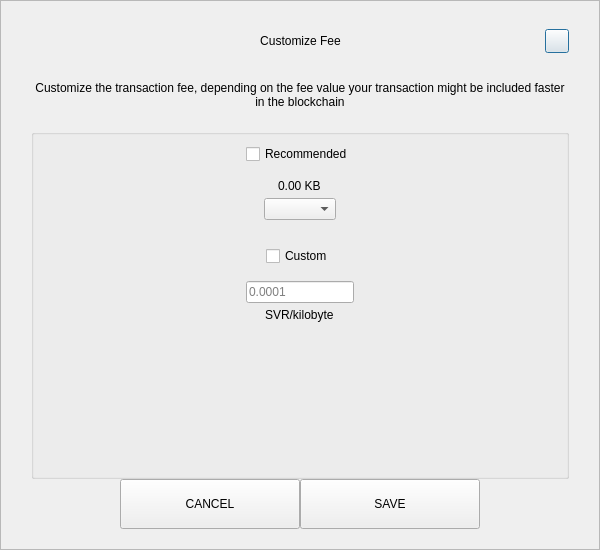
<?xml version="1.0" encoding="UTF-8"?>
<ui version="4.0">
 <class>SendCustomFeeDialog</class>
 <widget class="QDialog" name="SendCustomFeeDialog">
  <property name="geometry">
   <rect>
    <x>0</x>
    <y>0</y>
    <width>600</width>
    <height>550</height>
   </rect>
  </property>
  <property name="windowTitle">
   <string>Form</string>
  </property>
  <layout class="QVBoxLayout" name="verticalLayout_3">
   <property name="spacing">
    <number>0</number>
   </property>
   <property name="leftMargin">
    <number>0</number>
   </property>
   <property name="topMargin">
    <number>0</number>
   </property>
   <property name="rightMargin">
    <number>0</number>
   </property>
   <property name="bottomMargin">
    <number>0</number>
   </property>
   <item>
    <widget class="QFrame" name="frame">
     <property name="styleSheet">
      <string notr="true"/>
     </property>
     <property name="frameShape">
      <enum>QFrame::StyledPanel</enum>
     </property>
     <property name="frameShadow">
      <enum>QFrame::Raised</enum>
     </property>
     <layout class="QVBoxLayout" name="verticalLayout_2">
      <property name="spacing">
       <number>0</number>
      </property>
      <property name="leftMargin">
       <number>30</number>
      </property>
      <property name="topMargin">
       <number>20</number>
      </property>
      <property name="rightMargin">
       <number>30</number>
      </property>
      <property name="bottomMargin">
       <number>20</number>
      </property>
      <item>
       <layout class="QHBoxLayout" name="horizontalLayout_3">
        <property name="spacing">
         <number>0</number>
        </property>
        <item>
         <spacer name="horizontalSpacer_21">
          <property name="orientation">
           <enum>Qt::Horizontal</enum>
          </property>
          <property name="sizeHint" stdset="0">
           <size>
            <width>40</width>
            <height>20</height>
           </size>
          </property>
         </spacer>
        </item>
        <item>
         <widget class="QLabel" name="labelTitle">
          <property name="minimumSize">
           <size>
            <width>0</width>
            <height>40</height>
           </size>
          </property>
          <property name="maximumSize">
           <size>
            <width>16777215</width>
            <height>40</height>
           </size>
          </property>
          <property name="styleSheet">
           <string notr="true">padding-left:24px;</string>
          </property>
          <property name="text">
           <string>Customize Fee</string>
          </property>
          <property name="alignment">
           <set>Qt::AlignCenter</set>
          </property>
          <property name="margin">
           <number>7</number>
          </property>
         </widget>
        </item>
        <item>
         <spacer name="horizontalSpacer">
          <property name="orientation">
           <enum>Qt::Horizontal</enum>
          </property>
          <property name="sizeHint" stdset="0">
           <size>
            <width>40</width>
            <height>20</height>
           </size>
          </property>
         </spacer>
        </item>
        <item>
         <widget class="QPushButton" name="btnEsc">
          <property name="minimumSize">
           <size>
            <width>24</width>
            <height>24</height>
           </size>
          </property>
          <property name="maximumSize">
           <size>
            <width>24</width>
            <height>24</height>
           </size>
          </property>
          <property name="text">
           <string/>
          </property>
         </widget>
        </item>
       </layout>
      </item>
      <item>
       <spacer name="verticalSpacer_2">
        <property name="orientation">
         <enum>Qt::Vertical</enum>
        </property>
        <property name="sizeType">
         <enum>QSizePolicy::Fixed</enum>
        </property>
        <property name="sizeHint" stdset="0">
         <size>
          <width>20</width>
          <height>20</height>
         </size>
        </property>
       </spacer>
      </item>
      <item>
       <widget class="QLabel" name="labelMessage">
        <property name="text">
         <string>Customize the transaction fee, depending on the fee value your transaction might be included faster in the blockchain</string>
        </property>
        <property name="alignment">
         <set>Qt::AlignCenter</set>
        </property>
        <property name="wordWrap">
         <bool>true</bool>
        </property>
       </widget>
      </item>
      <item>
       <spacer name="verticalSpacer_3">
        <property name="orientation">
         <enum>Qt::Vertical</enum>
        </property>
        <property name="sizeType">
         <enum>QSizePolicy::Fixed</enum>
        </property>
        <property name="sizeHint" stdset="0">
         <size>
          <width>20</width>
          <height>20</height>
         </size>
        </property>
       </spacer>
      </item>
      <item>
       <widget class="QGroupBox" name="groupBox">
        <property name="title">
         <string/>
        </property>
        <layout class="QVBoxLayout" name="verticalLayout">
         <property name="leftMargin">
          <number>12</number>
         </property>
         <property name="rightMargin">
          <number>12</number>
         </property>
         <item>
          <layout class="QVBoxLayout" name="verticalLayout_4">
           <property name="spacing">
            <number>5</number>
           </property>
           <item alignment="Qt::AlignHCenter">
            <widget class="QCheckBox" name="checkBoxRecommended">
             <property name="text">
              <string>Recommended</string>
             </property>
            </widget>
           </item>
           <item>
            <spacer name="verticalSpacer_5">
             <property name="orientation">
              <enum>Qt::Vertical</enum>
             </property>
             <property name="sizeType">
              <enum>QSizePolicy::Fixed</enum>
             </property>
             <property name="sizeHint" stdset="0">
              <size>
               <width>20</width>
               <height>10</height>
              </size>
             </property>
            </spacer>
           </item>
           <item alignment="Qt::AlignHCenter">
            <widget class="QLabel" name="labelFee">
             <property name="text">
              <string>0.00 KB</string>
             </property>
            </widget>
           </item>
           <item alignment="Qt::AlignHCenter">
            <widget class="QComboBox" name="comboBoxRecommended"/>
           </item>
          </layout>
         </item>
         <item>
          <spacer name="verticalSpacer">
           <property name="orientation">
            <enum>Qt::Vertical</enum>
           </property>
           <property name="sizeType">
            <enum>QSizePolicy::Fixed</enum>
           </property>
           <property name="sizeHint" stdset="0">
            <size>
             <width>20</width>
             <height>20</height>
            </size>
           </property>
          </spacer>
         </item>
         <item>
          <layout class="QVBoxLayout" name="verticalLayout_5">
           <property name="spacing">
            <number>5</number>
           </property>
           <item alignment="Qt::AlignHCenter">
            <widget class="QCheckBox" name="checkBoxCustom">
             <property name="text">
              <string>Custom</string>
             </property>
            </widget>
           </item>
           <item>
            <spacer name="verticalSpacer_6">
             <property name="orientation">
              <enum>Qt::Vertical</enum>
             </property>
             <property name="sizeType">
              <enum>QSizePolicy::Fixed</enum>
             </property>
             <property name="sizeHint" stdset="0">
              <size>
               <width>20</width>
               <height>10</height>
              </size>
             </property>
            </spacer>
           </item>
           <item alignment="Qt::AlignHCenter">
            <widget class="QLineEdit" name="lineEditCustomFee">
             <property name="placeholderText">
              <string notr="true">0.0001</string>
             </property>
            </widget>
           </item>
           <item alignment="Qt::AlignHCenter">
            <widget class="QLabel" name="labelCustomFee">
             <property name="text">
              <string>SVR/kilobyte</string>
             </property>
            </widget>
           </item>
          </layout>
         </item>
         <item>
          <spacer name="verticalSpacer_4">
           <property name="orientation">
            <enum>Qt::Vertical</enum>
           </property>
           <property name="sizeHint" stdset="0">
            <size>
             <width>20</width>
             <height>40</height>
            </size>
           </property>
          </spacer>
         </item>
        </layout>
       </widget>
      </item>
      <item>
       <layout class="QHBoxLayout" name="horizontalLayout" stretch="1,2,2,1">
        <item>
         <spacer name="horizontalSpacer1">
          <property name="orientation">
           <enum>Qt::Horizontal</enum>
          </property>
          <property name="sizeHint" stdset="0">
           <size>
            <width>40</width>
            <height>20</height>
           </size>
          </property>
         </spacer>
        </item>
        <item>
         <widget class="QPushButton" name="btnCancel">
          <property name="minimumSize">
           <size>
            <width>180</width>
            <height>50</height>
           </size>
          </property>
          <property name="focusPolicy">
           <enum>Qt::NoFocus</enum>
          </property>
          <property name="text">
           <string>CANCEL</string>
          </property>
         </widget>
        </item>
        <item>
         <widget class="QPushButton" name="btnSave">
          <property name="minimumSize">
           <size>
            <width>180</width>
            <height>50</height>
           </size>
          </property>
          <property name="focusPolicy">
           <enum>Qt::NoFocus</enum>
          </property>
          <property name="text">
           <string>SAVE</string>
          </property>
         </widget>
        </item>
        <item>
         <spacer name="horizontalSpacer_2">
          <property name="orientation">
           <enum>Qt::Horizontal</enum>
          </property>
          <property name="sizeHint" stdset="0">
           <size>
            <width>40</width>
            <height>20</height>
           </size>
          </property>
         </spacer>
        </item>
       </layout>
      </item>
     </layout>
    </widget>
   </item>
  </layout>
 </widget>
 <resources/>
 <connections/>
</ui>
